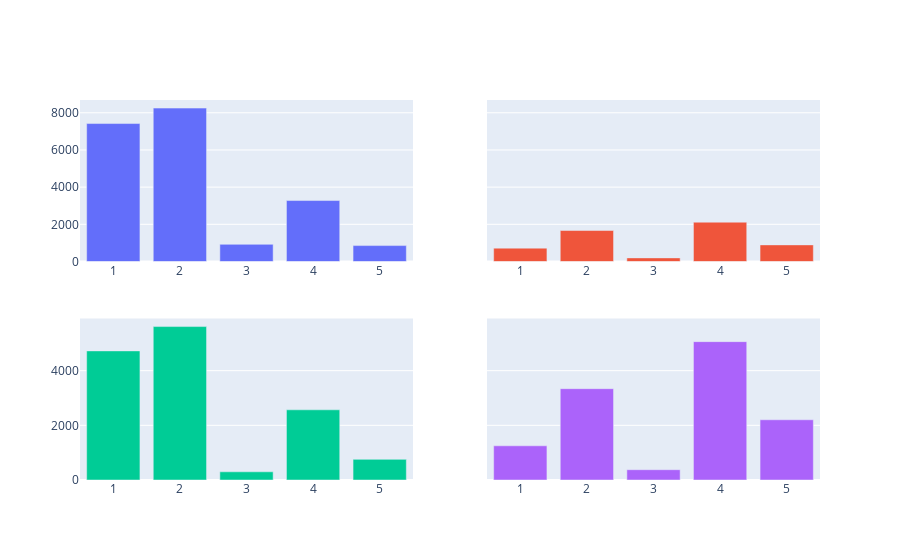

The code cell stored with this chart in its notebook:
### Code cell
### Investigating Vaccinations by risk awareness

fig = go.Figure()


fig = make_subplots(rows=2, cols=2, shared_yaxes=True)

fig.add_trace(go.Bar(x=data_H1N1_risk.query('h1n1_vaccine == 0')['opinion_h1n1_risk'], y=data_H1N1_risk.query('h1n1_vaccine == 0')['count']),1, 1) 

fig.add_trace(go.Bar(x=data_H1N1_risk.query('h1n1_vaccine == 1')['opinion_h1n1_risk'], y=data_H1N1_risk.query('h1n1_vaccine == 1')['count']),1, 2) 

fig.add_trace(go.Bar(x=data_seas_risk.query('seasonal_vaccine == 0')['opinion_seas_risk'], y=data_seas_risk.query('seasonal_vaccine == 0')['count']),2, 1) 

fig.add_trace(go.Bar(x=data_seas_risk.query('seasonal_vaccine == 1')['opinion_seas_risk'], y=data_seas_risk.query('seasonal_vaccine == 1')['count']),2, 2)



#fig.update_xaxes(title='Concern of H1N1', ticktext=[''])
fig.update_layout(coloraxis=dict(colorscale='Bluered_r'), showlegend=False )
fig.show()

### Figure 1 — Plotly figure (JSON) as saved in the notebook; plotly's stock layout.template omitted (floating-point values rounded to 4 significant figures)
{"data": [{"type": "bar", "x": [1, 2, 3, 4, 5], "xaxis": "x", "y": [7420, 8253, 923, 3279, 856], "yaxis": "y"}, {"type": "bar", "x": [1, 2, 3, 4, 5], "xaxis": "x2", "y": [719, 1666, 194, 2115, 894], "yaxis": "y2"}, {"type": "bar", "x": [1, 2, 3, 4, 5], "xaxis": "x3", "y": [4723, 5613, 300, 2568, 755], "yaxis": "y3"}, {"type": "bar", "x": [1, 2, 3, 4, 5], "xaxis": "x4", "y": [1251, 3341, 377, 5062, 2203], "yaxis": "y4"}], "layout": {"coloraxis": {"colorscale": [[0, "rgb(255,0,0)"], [1, "rgb(0,0,255)"]]}, "showlegend": false, "xaxis": {"anchor": "y", "domain": [0, 0.45]}, "xaxis2": {"anchor": "y2", "domain": [0.55, 1]}, "xaxis3": {"anchor": "y3", "domain": [0, 0.45]}, "xaxis4": {"anchor": "y4", "domain": [0.55, 1]}, "yaxis": {"anchor": "x", "domain": [0.575, 1]}, "yaxis2": {"anchor": "x2", "domain": [0.575, 1], "matches": "y", "showticklabels": false}, "yaxis3": {"anchor": "x3", "domain": [0, 0.425]}, "yaxis4": {"anchor": "x4", "domain": [0, 0.425], "matches": "y3", "showticklabels": false}}}
